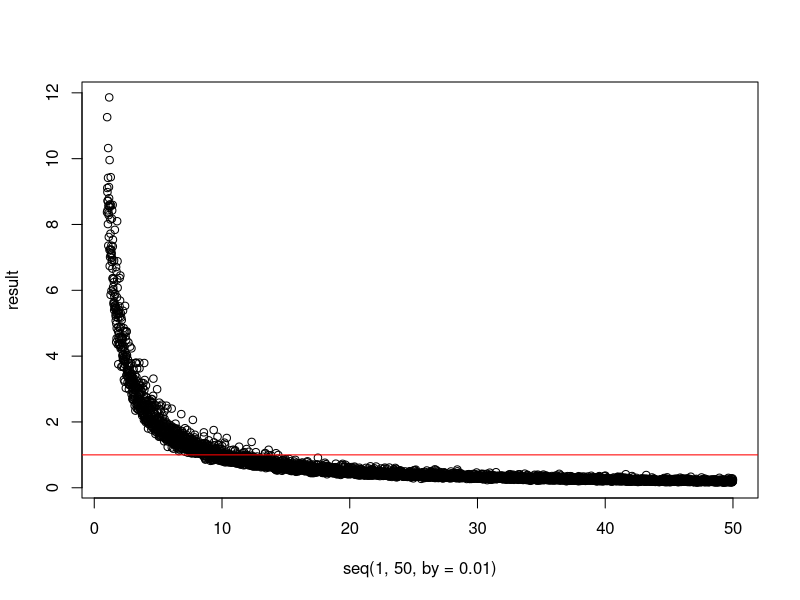
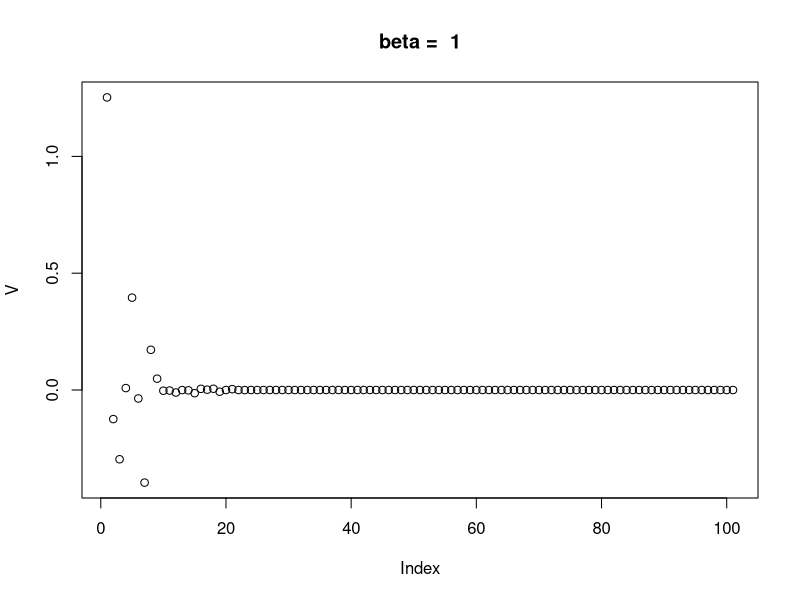
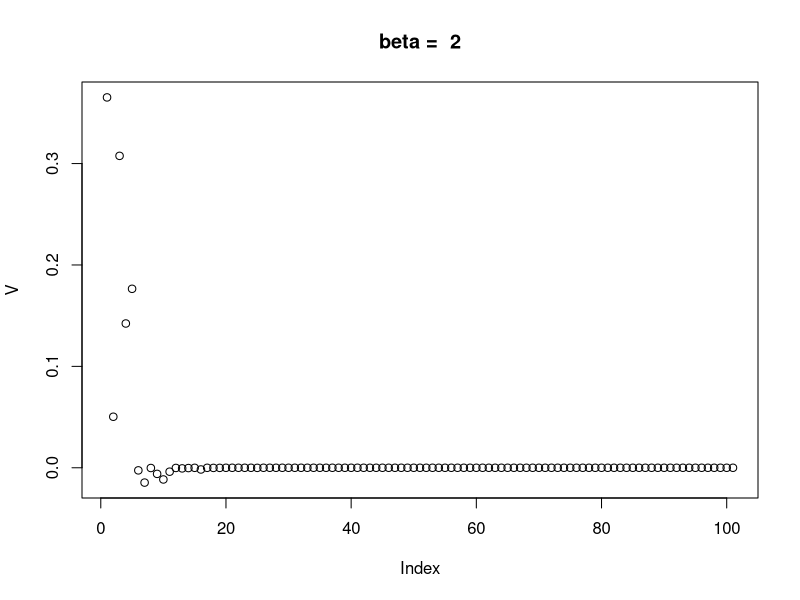
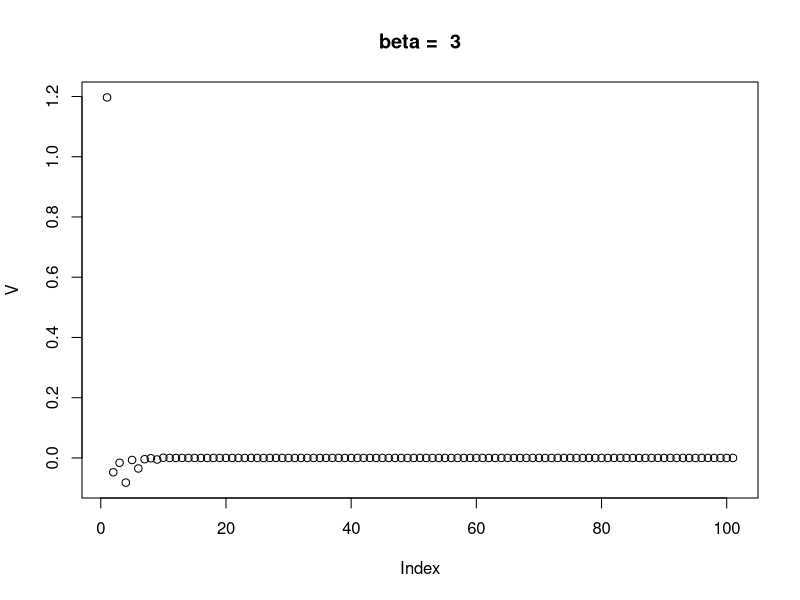
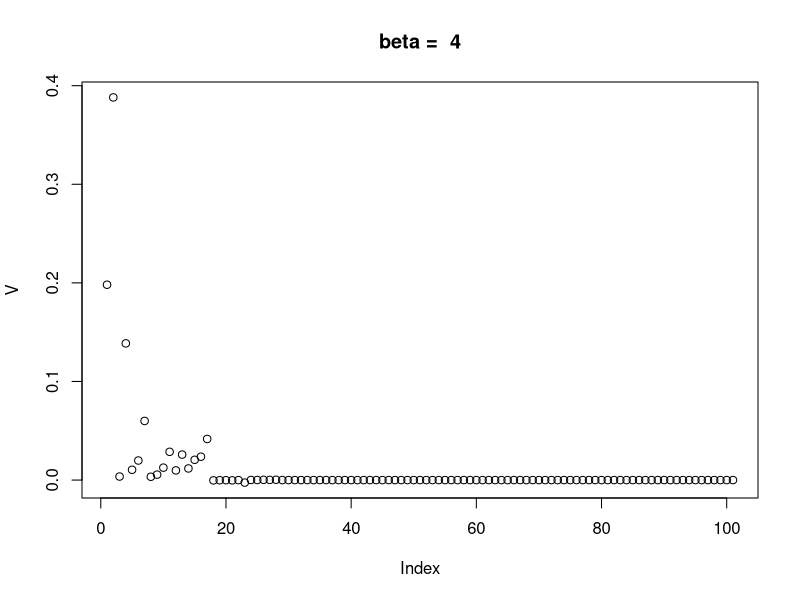
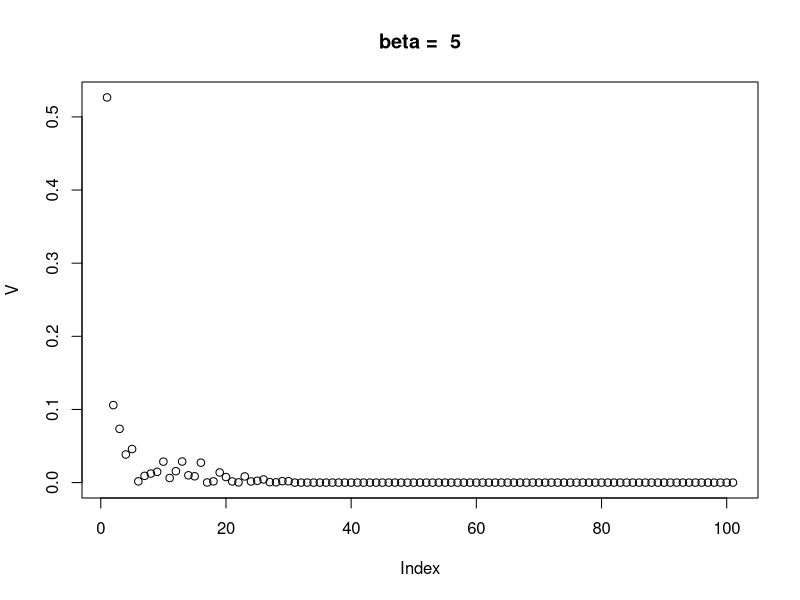
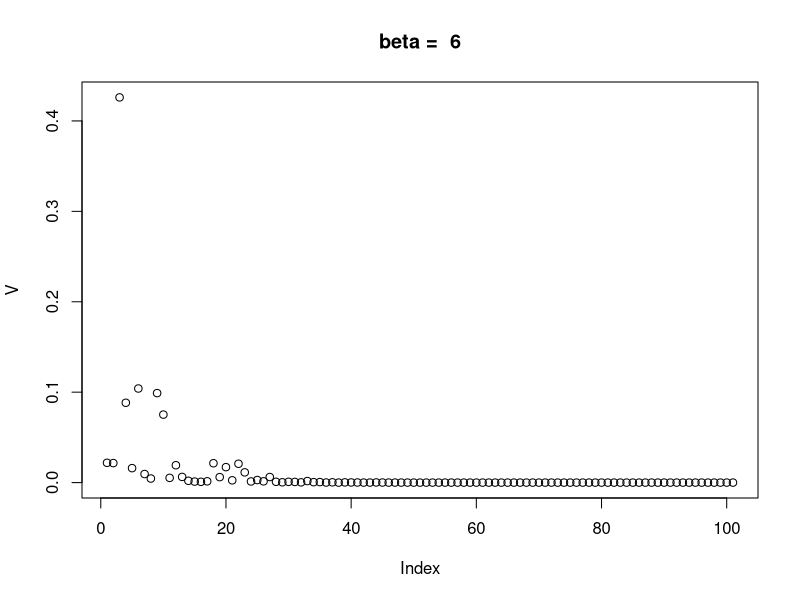
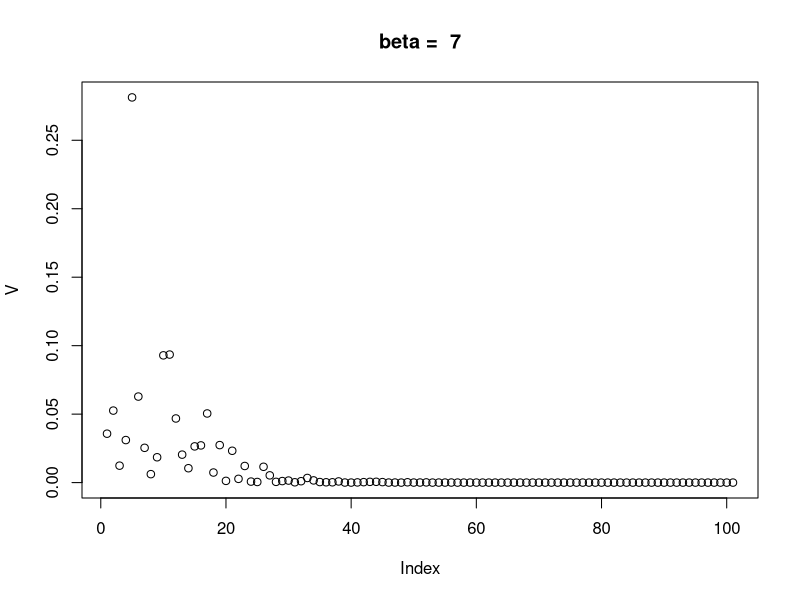

Write R code to recreate these figures, in order. (Note: this script raises an error after producing the figures.)
#Stick Breaking Simulations
levels <- seq(1, 50, by = 0.01)
result <- rep(0, length(levels))
for(i in 1:length(levels)){
  beta = levels[i]
  N = 10000
  W <- rgamma(N, 1, beta)
  # beta^1 / gamma(1) x^(1 - 1) exp(-beta*x)
  mean(W)
  result[i] <- max(W)
}
plot(seq(1, 50, by = 0.01), result)
abline(h = 1, col = "red")
min(which(result <= 1))



setwd("C:/Users/Tom Kennes/Desktop/Research Master/Thesis/Exploratory Coding")
pdf("stick breaking with various beta levels.pdf")
levels <- seq(1, 25, by = 1)
for(i in 1:length(levels)){
  beta = levels[i]
  N = 100
  print(beta)
  W <- rgamma(N, 1, beta)
  # beta^1 / gamma(1) x^(1 - 1) exp(-beta*x)
  V <- rep(0, (N + 1))
  V[1] <- W[1]
  for(i in 2:N){
    V[i] <- W[i]*V[i - 1]/W[i - 1]*(1 - W[i - 1])
  }
  V[N + 1] <- 1 - sum(V[1:N])
  plot(V, main = paste("beta = ", beta))
}
dev.off()





beta = 15
N = 100
hist(stick_breaking(N, beta = beta)$V, breaks = 50)
stick_breaking <- function(N, alpha = 1, beta){
  W <- rgamma(N, alpha, beta)
  # beta^1 / gamma(1) x^(1 - 1) exp(-beta*x)
  V <- rep(0, (N + 1))
  V[1] <- W[1]
  for(i in 2:N){
    V[i] <- W[i]*V[i - 1]/W[i - 1]*(1 - W[i - 1])
  }
  V[N + 1] <- 1 - sum(V[1:N])
  ret <- list(W, V)
  names(ret) <- c("W", "V")
  return(ret)
}

M <- 10000
F_ <- rep(0, M)
p = 0.5
for(j in 1:M){
  for(i in 1:N){
    U <- runif(1,0,1)
    if(U >= p){
      F_[j] <- F_[j] + V[i]
    }
  }
  print(j/M)
}
hist(F_, breaks = 100, probability = T)

